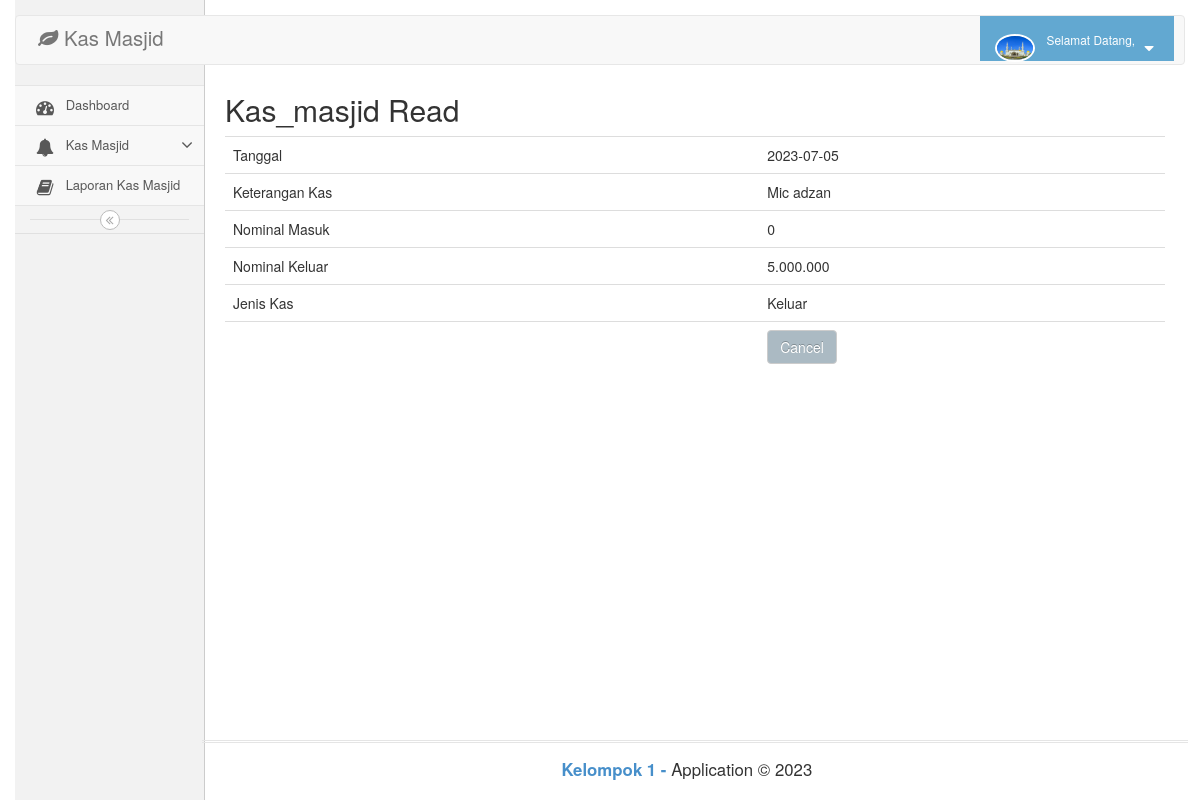
Screenshot of /rekap_kas_masjid/read/48 with the database file from the repository.
### tables this page shows
CREATE TABLE `kas_masjid` (
  `id_km` int(11) NOT NULL,
  `tgl_km` date NOT NULL,
  `uraian_km` varchar(200) NOT NULL,
  `masuk` int(11) NOT NULL,
  `keluar` int(11) NOT NULL,
  `jenis` enum('Masuk','Keluar') NOT NULL
);

### application/libraries/Template.php (called while the page is built)
<?php
Class Template{
    var $template_data = array();
    function set($name, $value)
    {
        $this->template_data[$name]=$value;
    }
    function load($template ='', $view ='', $view_data = array(), $return =FALSE)
    {
        $this->CI=& get_instance();
        $this->set('contents',$this->CI->load->view($view, $view_data, TRUE));
        return $this->CI->load->view($template, $this->template_data, $return);
    }
}

### application/controllers/Rekap_kas_masjid.php (called while the page is built, shortened)
<?php
class Rekap_kas_masjid extends CI_Controller
{
    public function read($id)
    {
        $row = $this->Rekap_kas_masjid_model->get_by_id($id);
        if ($row) {
            $data = array(
                'id_km' => $row->id_km,
                'tgl_km' => $row->tgl_km,
                'uraian_km' => $row->uraian_km,
                'masuk' => $row->masuk,
                'keluar' => $row->keluar,
                'jenis' => $row->jenis,
            );
            $this->template->load('template','rekap_kas_masjid/kas_masjid_read', $data);
        } else {
            $this->session->set_flashdata('message', 'Record Not Found');
            redirect(site_url('rekap_kas_masjid'));
        }
    }
}

### index.php (called while the page is built, shortened)
<?php
require_once BASEPATH.'core/CodeIgniter.php';

### application/models/Rekap_kas_masjid_model.php (called while the page is built, shortened)
<?php
class Rekap_kas_masjid_model extends CI_Model
{
    public $table = 'kas_masjid';
    public $id = 'id_km';
    function get_by_id($id)
    {
        $this->db->where($this->id, $id);
        return $this->db->get($this->table)->row();
    }
}

### application/views/rekap_kas_masjid/kas_masjid_read.php (the view, shortened to what this page needs)
<!doctype html>
<html>
    <head>
        <link rel="stylesheet" href="<?= base_url('assets/bootstrap/css/bootstrap.min.css') ?>"/>
    </head>
    <body>
        <h2 style="margin-top:0px">Kas_masjid Read</h2>
        <table class="table">
            <tr>
                <td>Tanggal</td>
                <td><?= $tgl_km; ?></td>
            </tr>
            <tr>
                <td>Keterangan Kas</td>
                <td><?= $uraian_km; ?></td>
            </tr>
            <tr>
                <td>Nominal Masuk</td>
                <td><?= number_format($masuk, 0, ',', '.'); ?></td>
            </tr>
            <tr>
                <td>Nominal Keluar</td>
                <td><?= number_format($keluar, 0, ',', '.'); ?></td>
            </tr>
            <tr>
                <td>Jenis Kas</td>
                <td><?= $jenis; ?></td>
            </tr>
            <tr>
                <td></td>
                <td><a href="<?= site_url('rekap_kas_masjid') ?>" class="btn btn-default">Cancel</a></td>
            </tr>
	    </table>
    </body>
</html>

### application/views/rekap_kas_masjid/kas_masjid_read.php (style rules this page uses)
body { padding: 15px; }

### rows the page displays
kas_masjid: tgl_km "2023-07-05", uraian_km "Mic adzan", masuk "0", keluar "5.000.000", jenis "Keluar"
